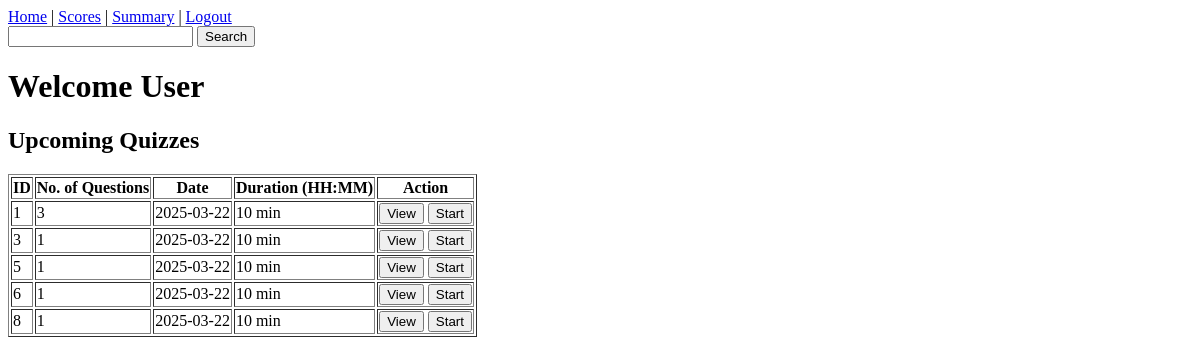
The page /user_dashboard/0 on the database as committed earlier.
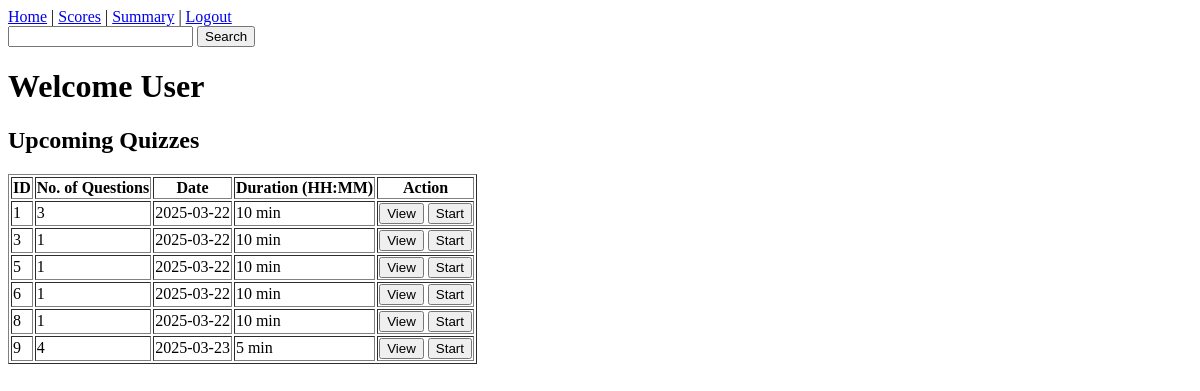
The same page on the database as committed later.
### models.py (models this page shows)
class Quiz(db.Model):
    id = db.Column(db.Integer, primary_key = True)
    chapter_id = db.Column(db.Integer, db.ForeignKey('chapter.id'), nullable = False)
    date_of_quiz = db.Column(db.String(10))
    time_duration = db.Column(db.String(10)) #HH:MM
    remark = db.Column(db.String(100), nullable = True)
    question = db.relationship('Question', backref = 'quiz', lazy = True)

### app.py (the view)
@app.route("/user_dashboard/<int:user_id>")
def user_dashboard(user_id):
    user = User.query.get_or_404(user_id)
    quizzes = Quiz.query.all()
    return render_template('user_dashboard.html', quizzes=quizzes, user=user)

### models.py (called while the page is built)
    @property
    def total_question(self):
        return sum(len(quiz.question) for quiz in self.quizzes)

### templates/user_dashboard.html (shortened to what this page needs)
<!DOCTYPE html>
<html lang="en">
<head>
</head>
<body>
    <div id="nav_bar">
        <a href="{{ url_for('user_dashboard', user_id=user.id) }}">Home</a> |
        <a href="{{ url_for('score', user_id=user.id) }}">Scores</a>  |
        <a href="{{ url_for('user_summary', user_id=user.id) }}">Summary</a> |
        <a href="{{ url_for('login') }}">Logout</a>
        <form action="#">
            <input type="text" name="search_key">
            <button>Search</button>
        </form>
        <span><h1>Welcome User</h1></span>
    </div>
    <h2>Upcoming Quizzes</h2>
    <table border="1px">
        <tr>
            <th>ID</th>
            <th>No. of Questions</th>
            <th>Date</th>
            <th>Duration (HH:MM)</th>
            <th>Action</th>
        </tr>
        {% for quiz in quizzes %}
        <tr>
            <td>{{ quiz.id }}</td>
            <td>{{ quiz.chapter.total_question }}</td>
            <td>{{ quiz.date_of_quiz }}</td>
            <td>{{ quiz.time_duration }}</td>
            <td>
                <a href="{{ url_for('view_quiz', quiz_id=quiz.id, user_id=user.id) }}"><button>View</button></a>
                <a href="{{ url_for('start_quiz', quiz_id=quiz.id, user_id=user.id) }}">
                    <button>Start</button>
                </a>
            </td>
        </tr>
        {% endfor %}
    </table>
</body>
</html>

Rows that differ between the two databases and show on the page:
added Quiz: id "9", chapter.total_question "4", date_of_quiz "2025-03-23", time_duration "5 min"
